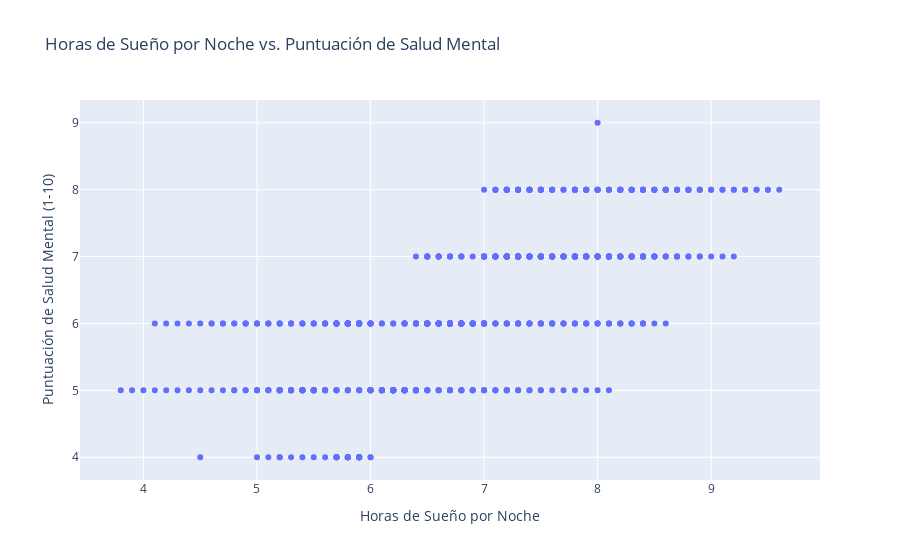

The notebook cell this image was saved under:
### Code cell
# Gráfico para horas de sueño por noche vs puntuación de salud mental
fig_sleep_mental = px.scatter(students_data,
                              x='Sleep_Hours_Per_Night',
                              y='Mental_Health_Score',
                              title='Horas de Sueño por Noche vs. Puntuación de Salud Mental',
                              labels={
                                  'Sleep_Hours_Per_Night': 'Horas de Sueño por Noche',
                                  'Mental_Health_Score': 'Puntuación de Salud Mental (1-10)'
                              })
fig_sleep_mental.show()

### Figure 1 — Plotly figure (JSON) as saved in the notebook; plotly's stock layout.template omitted (floating-point values rounded to 4 significant figures; data arrays with more than 128 entries replaced by an {"elided": "..."} marker saying what was removed)
{"data": [{"hovertemplate": "Horas de Sueño por Noche=%{x}<br>Puntuación de Salud Mental (1-10)=%{y}<extra></extra>", "legendgroup": "", "marker": {"color": "#636efa", "symbol": "circle"}, "mode": "markers", "name": "", "orientation": "v", "showlegend": false, "type": "scatter", "x": {"elided": "705 float values"}, "xaxis": "x", "y": {"elided": "705 int values"}, "yaxis": "y"}], "layout": {"legend": {"tracegroupgap": 0}, "title": {"text": "Horas de Sueño por Noche vs. Puntuación de Salud Mental"}, "xaxis": {"anchor": "y", "domain": [0, 1], "title": {"text": "Horas de Sueño por Noche"}}, "yaxis": {"anchor": "x", "domain": [0, 1], "title": {"text": "Puntuación de Salud Mental (1-10)"}}}}
